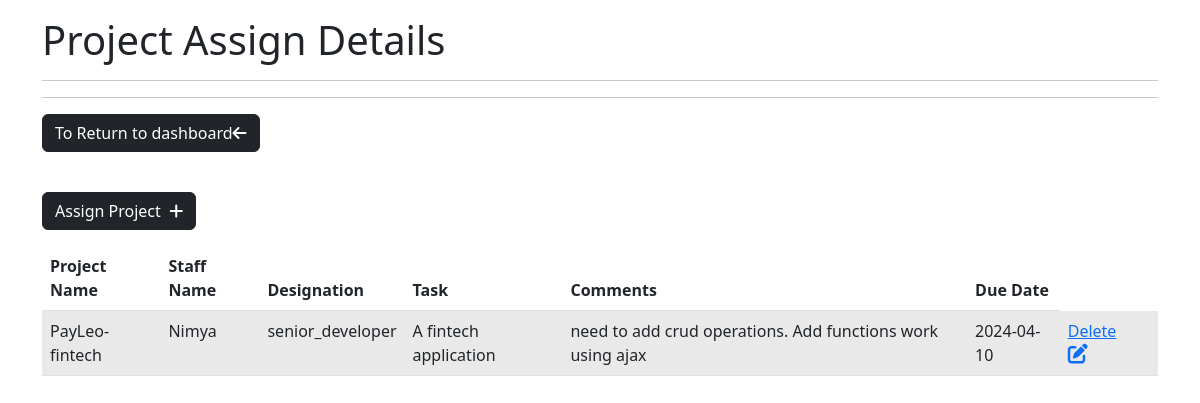
The page /view/staff/project_assign_details.php on the database its author committed.
### tables this page shows
CREATE TABLE `projects` (
  `project_id` int NOT NULL,
  `project_name` varchar(50) NOT NULL,
  `staff_name` varchar(50) NOT NULL,
  `designation` varchar(30) NOT NULL,
  `task` varchar(70) NOT NULL,
  `comments` text NOT NULL,
  `due_date` date NOT NULL
);

### view/staff/project_assign_details.php (the view, shortened to what this page needs)
<?php
include "../../config/connection.php";
?>
<!DOCTYPE html>
<html lang="en">
<head>
    <link rel="stylesheet" href="https://cdn.jsdelivr.net/npm/bootstrap@5.2.3/dist/css/bootstrap.min.css">
    <link rel="stylesheet" href="https://cdnjs.cloudflare.com/ajax/libs/font-awesome/6.4.0/css/all.min.css" />
</head>
<body>
    <div class="container mt-3">
        <h1>Project Assign Details</h1>
        <hr>
        <hr>
        <table class="table table-striped">
            <thead>
                <a name="go_back_btn" id="go_back_btn" href="../../view/staff/team_lead_dashboard.php" class="btn btn-dark mb-3">To Return to dashboard<i class="fa-solid fa-arrow-left"></i></a><br><br>
                <a href="assign_project.php" class="btn btn-dark mb-3">Assign Project &nbsp;<i class="fa-solid fa-plus"></i></a>
                <tr>
                    <th>Project Name</th>
                    <th>Staff Name</th>
                    <th>Designation</th>
                    <th>Task</th>
                    <th>Comments</th>
                    <th>Due Date</th>
                </tr>
            </thead>
            <?php
            $query = "SELECT * FROM  projects";
            $stmt = $conn->prepare($query);
            $stmt->execute();
            $result = $stmt->fetchAll();
            if ($result) {
                foreach ($result as $row) {
            ?>
                    <tr>
                        <td><?= $row['project_name'] ?></td>
                        <td><?= $row['staff_name'] ?></td>
                        <td><?= $row['designation'] ?></td>
                        <td><?= $row['task'] ?></td>
                        <td><?= $row['comments'] ?></td>
                        <td><?= $row['due_date'] ?></td>
                        <td>
                        <a href="#"  class="del_btn" data-id="<?= $row["assign_id"] ?>">Delete</a>
                            <a name="project_assign_edit" id="project_assign_edit" href="./edit_project_assign.php?id=<?php echo $row["assign_id"] ?>"><i class="fa-solid fa-pen-to-square fs-5 me-3"></i></a>
                        </td>
                    </tr>
                <?php
                }
            } else {
                ?>
                <tr>
                    <td colspan="9">No Record Found</td>
                </tr>
            <?php
            }
            ?>
        </table>
    </div>
</body>
</html>

### view/staff/project_assign_details.php (style rules this page uses)
.table-striped tbody tr:nth-child(odd) { background-color: #f5f5f5; }

### rows shown on the page
projects: project_name "PayLeo-fintech", staff_name "Nimya", designation "senior_developer", task "A fintech application", comments "need to add crud operations. Add functions work using ajax", due_date "2024-04-10"
